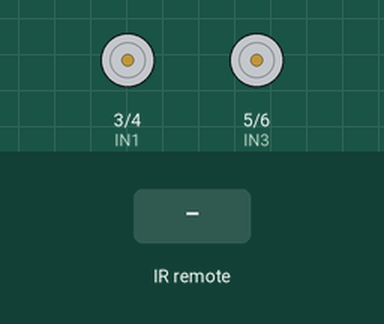
A sketch run on a simulated Arduino Uno, built with avr-gcc and run on an emulated ATmega328P. On the bench: motor-driver pin pairs drawn as motors (green arrow = first pin HIGH = forward, orange = second pin HIGH = backward, longer = more drive, scaled by the enable pin). The inputs (shaded band) are chosen by the test bench.

Above: at 1.2 s.
1.3 s: infrared code 0x18 received
At 1.44 s:
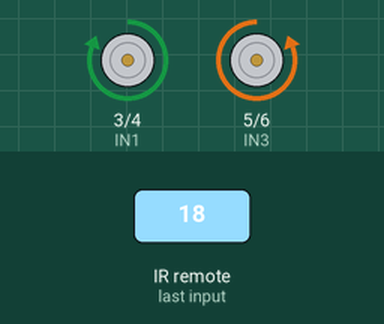
3.0 s: infrared code 0x8 received
At 3.08 s:
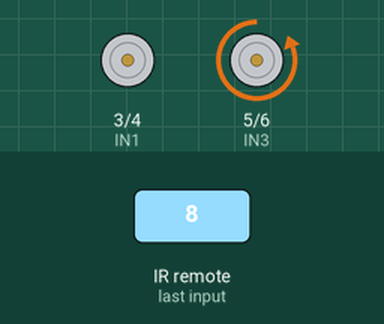
4.6 s: infrared code 0x5A received
At 4.73 s:
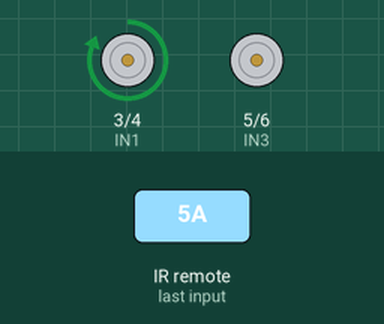
6.2 s: infrared code 0x52 received
At 6.37 s:
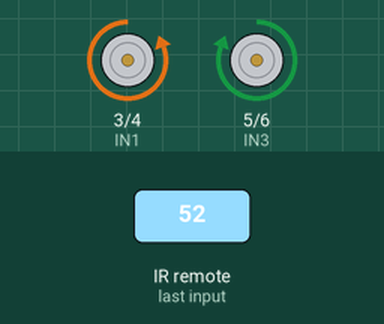
Timing chart, 0 to 8.9 s (numbered marks = the images above; inputs shaded):
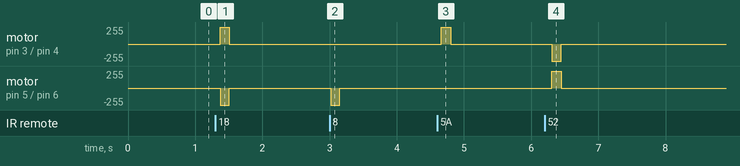

The sketch:

source.ino
```cpp
#include <IRremote.hpp>

// IR receiver pin
const int RECV_PIN = 2;
// Spin left wheels forward
const int IN1 = 3;
// Spin left wheels backward
const int IN2 = 4;
// Spin right wheels backward
const int IN3 = 5;
// Spin right wheels forward
const int IN4 = 6;
// Start motor A (left wheels)
const int ENA = 9;
// Start motor B (right wheels)
const int ENB = 10;

// Create an IR receiver object
IRrecv irrecv(RECV_PIN);

// Delay duration
const int TICK = 137;

void setup() {

  // Initialize pins
  pinMode(IN1, OUTPUT);
  pinMode(IN2, OUTPUT);
  pinMode(IN3, OUTPUT);
  pinMode(IN4, OUTPUT);
  pinMode(ENA, OUTPUT);
  pinMode(ENB, OUTPUT);

  // Start L298N motor driver
  digitalWrite(ENA, HIGH);
  digitalWrite(ENB, HIGH);

  // Initialize and start the IR receiver
  irrecv.enableIRIn();
}

void loop() {

  // Try to receive and decode value
  if (irrecv.decode()) {

    // Get the value of the last successfully received signal
    int decoded = irrecv.decodedIRData.command;

    if(decoded == 0x18){
      forward();
    }else if(decoded == 0x8){
      left();
    }else if(decoded == 0x5A){
      right();
    }else if(decoded == 0x52){
      backward();
    }

    // Re-enable the IR receiver
    irrecv.resume();
  }else{
    stop();
  }
  delay(TICK);
}

void stop(){
  digitalWrite(IN1, LOW);
  digitalWrite(IN2, LOW);
  digitalWrite(IN3, LOW);
  digitalWrite(IN4, LOW);
}

void forward(){

  // Spin all wheels forward
  digitalWrite(IN1, HIGH);
  digitalWrite(IN2, LOW);
  digitalWrite(IN3, LOW);
  digitalWrite(IN4, HIGH);
}

void left(){

  // Spin right wheels forward
  digitalWrite(IN1, LOW);
  digitalWrite(IN2, LOW);
  digitalWrite(IN3, LOW);
  digitalWrite(IN4, HIGH);
}

void right(){

  // Spin left wheels forward
  digitalWrite(IN1, HIGH);
  digitalWrite(IN2, LOW);
  digitalWrite(IN3, LOW);
  digitalWrite(IN4, LOW);
}

void backward(){

  // Spin all wheels backward
  digitalWrite(IN1, LOW);
  digitalWrite(IN2, HIGH);
  digitalWrite(IN3, HIGH);
  digitalWrite(IN4, LOW);
}
```

Measured:
- after the input at 1.3 s, motor on pin 3 (IN1) / pin 4 (IN2): stopped → forward 255/255 after 0.07 s, → stopped 0.14 s later; motor on pin 5 (IN3) / pin 6 (IN4): stopped → backward 255/255 after 0.07 s, → stopped 0.14 s later
- after the input at 3.0 s, motor on pin 5 (IN3) / pin 6 (IN4): stopped → backward 255/255 at once, → stopped 0.14 s later
- after the input at 4.6 s, motor on pin 3 (IN1) / pin 4 (IN2): stopped → forward 255/255 after 0.06 s, → stopped 0.14 s later
- after the input at 6.2 s, motor on pin 3 (IN1) / pin 4 (IN2): stopped → backward 255/255 after 0.11 s, → stopped 0.14 s later; motor on pin 5 (IN3) / pin 6 (IN4): stopped → forward 255/255 after 0.11 s, → stopped 0.14 s later
